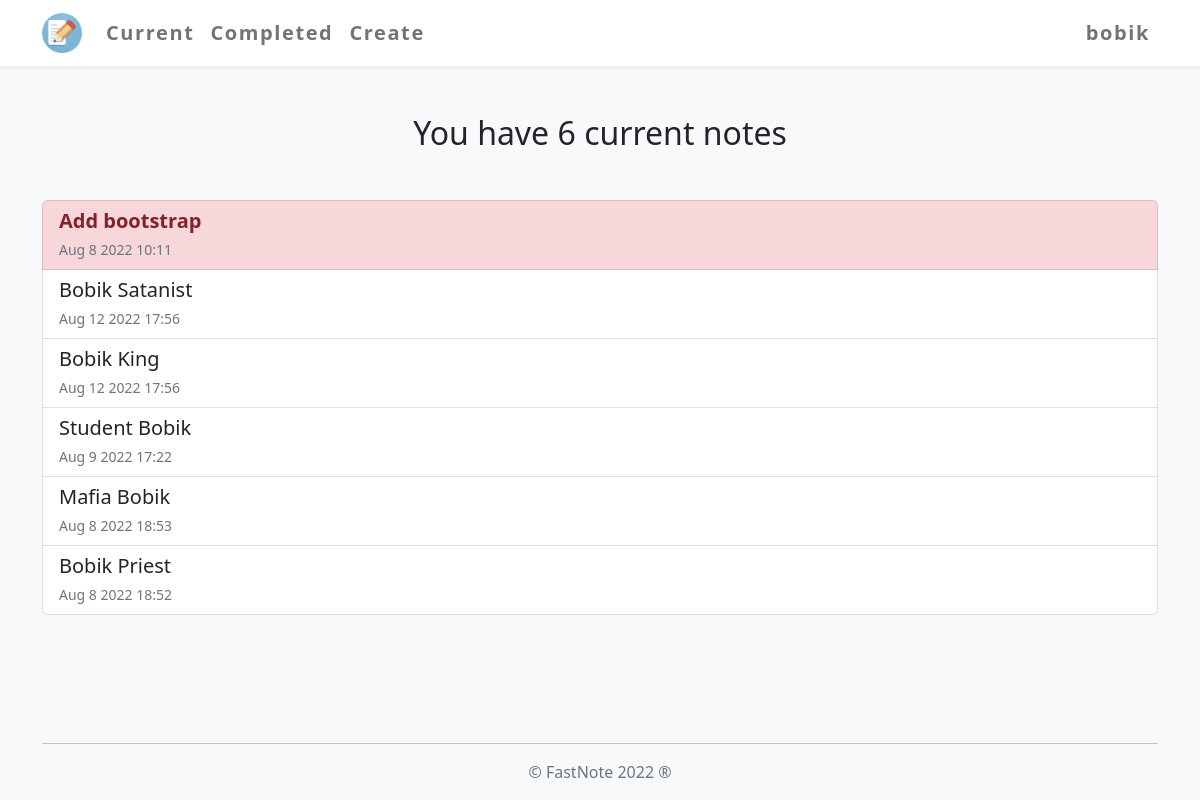
Before: /current/ (signed in) with the older database file.
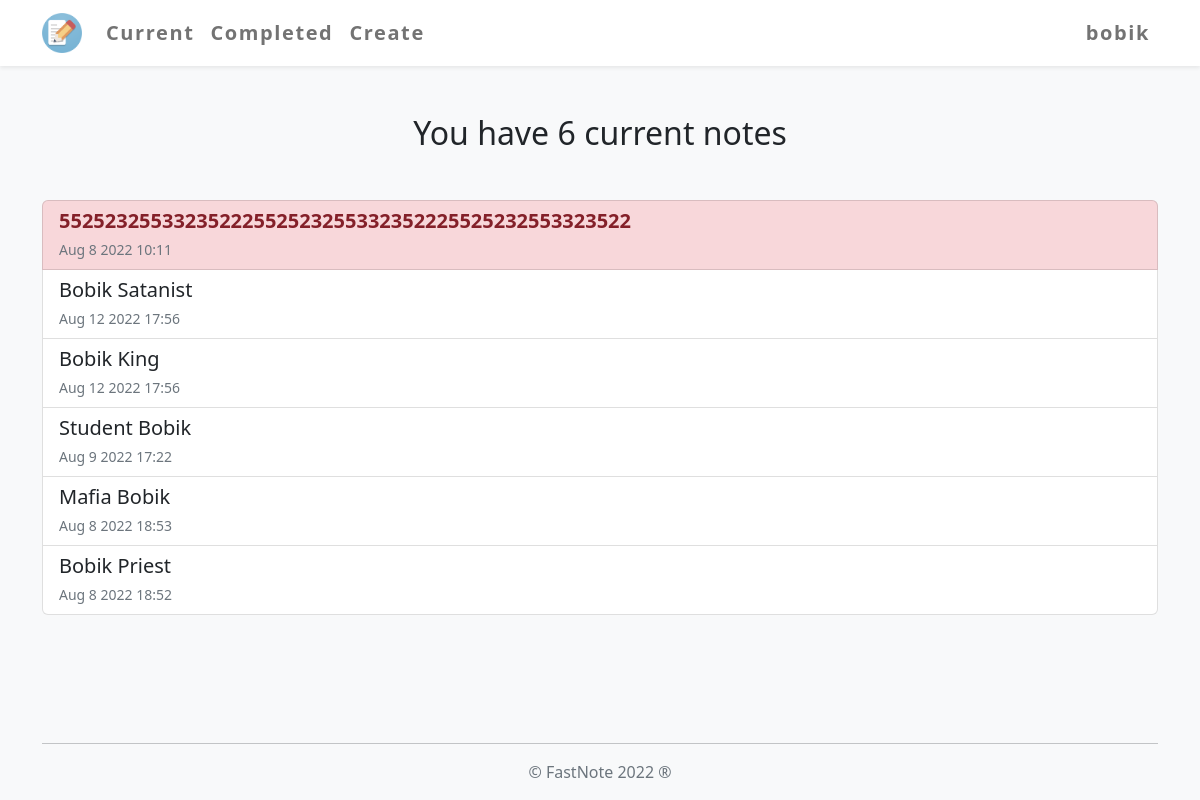
After: the same page with the newer database file.
### todo/models.py (models this page shows, shortened)
class Todo(models.Model):
    title = models.CharField(max_length=50)
    memo = models.TextField(blank=True, max_length=3000)
    creation_date = models.DateTimeField(auto_now_add=True)
    completed_date = models.DateTimeField(null=True, blank=True)
    important = models.BooleanField(default=False)
    user = models.ForeignKey(User, on_delete=models.CASCADE)

### todo/views.py (the view)
# urls.py: path('current/', views.currenttodos, name='currenttodos'),
@login_required
def currenttodos(request):
    todos = Todo.objects.filter(user=request.user, completed_date__isnull=True).order_by('-important', '-creation_date')
    return render(request, 'todo/currenttodos.html', {'todos': todos})

### todo/templates/todo/currenttodos.html (shortened to what this page needs)
{% extends 'todo/base.html' %}
{% block content %}
<div class="bg-light grey_container">
  <div class="container">
    <div class="bd-masthead" id="content">
      {% if todos.count == 0 %}
      <div class='text-center'>
        <h1 class="mb-4">Looks like you have 0 todos</h1>
        <a role="button" class="btn btn-outline-primary btn-lg mb-5" href="{% url 'createtodo' %}">Create a New Note</a>
      </div>
      {% else %}
      <h2 class="text-center">You have {{ todos.count }} current note{{ todos.count|pluralize }}</h2>
      {% endif %}
      <div class="list-group mb-5 mt-5">
        {% for todo in todos %}
        <a href="{% url 'viewtodo' todo.id %}" class="list-group-item list-group-item-action{% if todo.important %} list-group-item-danger{% endif %}">
          <h5 class="mb-1">
            {% if todo.important %}<b>{% endif %}{{ todo.title }}{% if todo.important %}</b>{% endif %}</h5>
          <small class="text-muted">{{ todo.creation_date|date:'M j Y H:i' }}</small>
        </a>
        {% endfor %}
      </div>
    </div>
  </div>
</div>
{% endblock %}

### todo/templates/todo/base.html (shortened to what this page needs)
<!DOCTYPE html>
{% load static %}
<html lang="en">
<head>
  <link href="https://cdn.jsdelivr.net/npm/bootstrap@5.2.0/dist/css/bootstrap.min.css" rel="stylesheet">
  <link rel="stylesheet" href="{% static 'todo/custom.css' %}">
</head>
<body class='bg-light'>
  {% if request.path != "/sign-up/" and request.path != "/log-in/" %}
  <header class="navbar navbar-expand-lg bg-white sticky-top shadow-sm" id="navbar_inner">
    <div class="container">
      <a class="navbar-brand" href="{% url 'home' %}">
        <img src="{% static 'todo/todo.png' %}" alt="image-logo" width="40" height="40" class="d-inline-block align-top">
      </a>
      <div class="collapse navbar-collapse" id="navbarSupportedContent">
        {% if user.is_authenticated %}
        <ul class="navbar-nav me-auto site-menu">
          <li class="nav-item {{ current }}">
            <a class="nav-link" href="{% url 'currenttodos' %}">Current</a>
          </li>
          <li class="nav-item {{ completed }}">
            <a class="nav-link" href="{% url 'completedtodos' %}">Completed</a>
          </li>
          <li class="nav-item {{ create }}">
            <a class="nav-link" href="{% url 'createtodo' %}">Create</a>
          </li>
        </ul>
        {% endif %}
        <ul class="navbar-nav ms-auto site-menu">
          {% if user.is_authenticated %}
          <li class="nav-item dropdown">
            <a class="nav-link" href="#" role="button" data-bs-toggle="dropdown" aria-expanded="false" data-toggle="dropdown">
              {{ user.username }}
            </a>
          </li>
          {% endif %}
        </ul>
      </div>
    </div>
  </header>
  {% endif %}
  {% block content %}{% endblock %}
  <footer class='container'>
    <hr>
    <div class="text-center text-muted">
      <p class='mt-3'>© FastNote 2022 ®</p>
    </div>
  </footer>
</body>
</html>

### todo/static/todo/custom.css (style rules this page uses)
html { height: 100%; }
body { min-height: 100%; display: flex; flex-direction: column; }
.site-menu { font-size: 20px; font-weight: 600; letter-spacing: .08em; }
#content { padding: 3rem 0 0 0; }
footer { margin: auto 0 0 0; }

Changed rows visible on the page:
changed Todo "Aug 8 2022 10:11": title "Add bootstrap" → "55252325533235222552523255332352225525232553323522"
